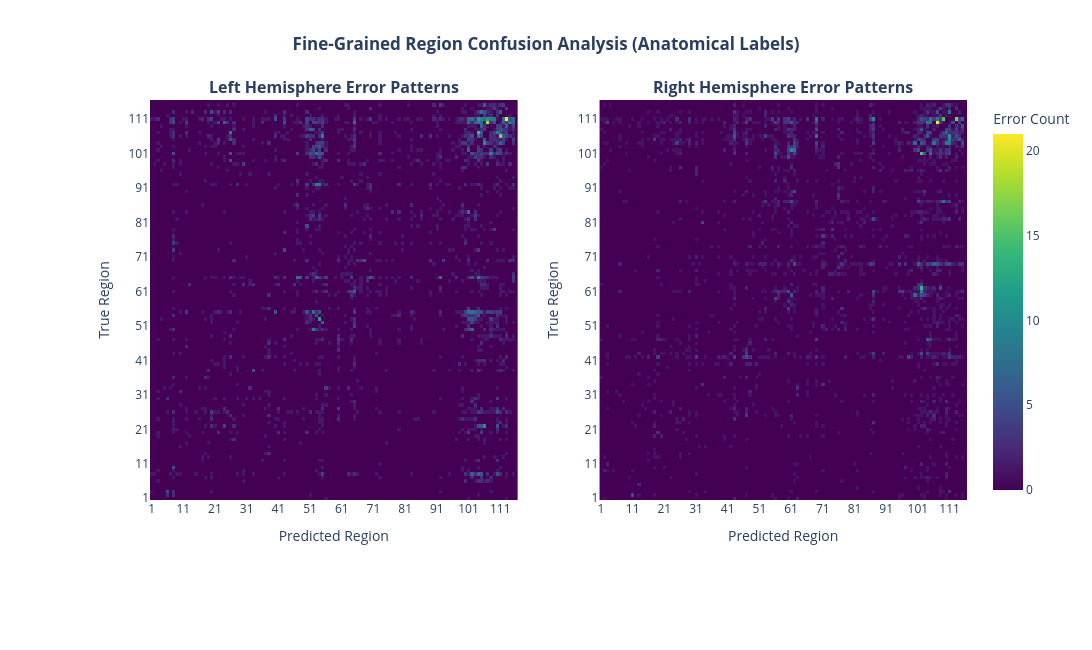

Notebook source saved alongside this figure:
### Code cell
import plotly.graph_objects as go
from plotly.subplots import make_subplots
from sklearn.metrics import confusion_matrix
import numpy as np

# 1. Create a consolidated name mapping from your region info dataframes
# This ensures that even if a region is in LH or RH, it maps correctly
name_map = {
    **lh_region_info.set_index('region_idx')['region_name'].to_dict(),
    **rh_region_info.set_index('region_idx')['region_name'].to_dict()
}

# Generate the full list of names for all 116 indices (1-116)
region_indices = np.arange(1, 117)
region_names = [name_map.get(idx, f"Region {idx}") for idx in region_indices]

def get_error_cm(model_name):
    config = analysis_configs[model_name]
    preds = np.load(config['pred_path'])
    trues = np.load(config['true_path'])
    
    # Calculate confusion matrix (116x116)
    cm = confusion_matrix(trues, preds, labels=region_indices)
    
    # Set diagonal to zero to hide correct classifications
    np.fill_diagonal(cm, 0)
    return cm

# 2. Extract matrices
cm_lh_err = get_error_cm('Left Hemisphere')
cm_rh_err = get_error_cm('Right Hemisphere')

# 3. Create interactive Subplots
fig = make_subplots(
    rows=1, cols=2, 
    subplot_titles=("<b>Left Hemisphere Error Patterns</b>", "<b>Right Hemisphere Error Patterns</b>"),
    horizontal_spacing=0.1
)

# Shared Heatmap Configuration
# Using names for x and y ensures they appear in the hover text
heatmap_args = dict(
    x=region_names,
    y=region_names,
    colorscale='Viridis',
    hovertemplate="<b>True: %{y}</b><br>Pred: %{x}<br>Count: %{z}<extra></extra>"
)

fig.add_trace(go.Heatmap(z=cm_lh_err, showscale=False, **heatmap_args), row=1, col=1)
fig.add_trace(go.Heatmap(z=cm_rh_err, showscale=True, 
                         colorbar=dict(title="Error Count"), **heatmap_args), row=1, col=2)

# 4. Refined Layout
fig.update_layout(
    title=dict(text='<b>Fine-Grained Region Confusion Analysis (Anatomical Labels)</b>', x=0.5),
    template='plotly_white',
    height=650, 
    width=1150,
    margin=dict(l=150, r=80, t=100, b=150) # Increased margins for long region names
)

# To prevent 116 names from overlapping, we only show numeric ticks on the axis 
# but the HOVER will still show the full region name strings.
fig.update_xaxes(title_text="Predicted Region", tickmode='array', 
                 tickvals=region_names[::10], ticktext=np.arange(1, 117, 10))
fig.update_yaxes(title_text="True Region", tickmode='array', 
                 tickvals=region_names[::10], ticktext=np.arange(1, 117, 10))

fig.show()

### Figure 1 — Plotly figure (JSON) as saved in the notebook; plotly's stock layout.template omitted (floating-point values rounded to 4 significant figures; data arrays with more than 128 entries replaced by an {"elided": "..."} marker saying what was removed)
{"data": [{"colorscale": [[0, "#440154"], [0.1111, "#482878"], [0.2222, "#3e4989"], [0.3333, "#31688e"], [0.4444, "#26828e"], [0.5556, "#1f9e89"], [0.6667, "#35b779"], [0.7778, "#6ece58"], [0.8889, "#b5de2b"], [1, "#fde725"]], "hovertemplate": "<b>True: %{y}</b><br>Pred: %{x}<br>Count: %{z}<extra></extra>", "showscale": false, "type": "heatmap", "x": ["RH_VisCent_ExStr_2", "RH_VisCent_Striate_1", "RH_VisCent_ExStr_3", "RH_VisCent_ExStr_4", "RH_VisCent_ExStr_5", "RH_VisPeri_ExStrInf_1", "RH_VisPeri_ExStrInf_2", "RH_VisPeri_StriCal_1", "RH_VisPeri_ExStrSup_1", "RH_VisPeri_ExStrSup_2", "RH_VisPeri_ExStrSup_3", "RH_SomMotA_1", "RH_SomMotA_2", "RH_SomMotA_3", "RH_SomMotA_4", "RH_SomMotA_5", "RH_SomMotA_6", "RH_SomMotA_7", "RH_SomMotA_8", "RH_SomMotA_9", "RH_SomMotA_10", "RH_SomMotA_11", "RH_SomMotB_Aud_1", "RH_SomMotB_Aud_2", "RH_SomMotB_S2_1", "RH_SomMotB_S2_2", "RH_SomMotB_S2_3", "RH_SomMotB_S2_4", "RH_SomMotB_Cent_1", "RH_DorsAttnA_TempOcc_1", "RH_DorsAttnA_ParOcc_1", "RH_DorsAttnA_SPL_1", "RH_DorsAttnA_SPL_2", "RH_DorsAttnA_SPL_3", "RH_DorsAttnA_SPL_4", "RH_DorsAttnB_PostC_1", "RH_DorsAttnB_PostC_2", "RH_DorsAttnB_PostC_3", "RH_DorsAttnB_PostC_4", "RH_DorsAttnB_FEF_1", "RH_SalVentAttnA_ParOper_1", "RH_SalVentAttnA_PrC_1", "RH_SalVentAttnA_Ins_1", "RH_SalVentAttnA_Ins_2", "RH_SalVentAttnA_FrOper_1", "RH_SalVentAttnA_FrMed_1", "RH_SalVentAttnA_ParMed_1", "RH_SalVentAttnA_ParMed_2", "RH_SalVentAttnA_FrMed_2", "RH_SalVentAttnB_IPL_1", "RH_SalVentAttnB_PFClv_1", "RH_SalVentAttnB_PFCl_1", "RH_SalVentAttnB_Ins_1", "RH_SalVentAttnB_Ins_2", "RH_SalVentAttnB_PFCmp_1", "RH_LimbicB_OFC_1", "RH_LimbicB_OFC_2", "RH_LimbicB_OFC_3", "RH_LimbicB_OFC_4", "RH_LimbicA_TempPole_1", "RH_LimbicA_TempPole_2", "RH_LimbicA_TempPole_3", "RH_LimbicA_TempPole_4", "RH_ContA_IPS_1", "RH_ContA_IPS_2", "RH_ContA_PFCd_1", "RH_ContA_PFCl_1", "RH_ContA_PFCl_2", "RH_ContA_Cingm_1", "RH_ContB_Temp_1", "RH_ContB_Temp_2", "RH_ContB_IPL_1", "RH_ContB_IPL_2", "RH_ContB_PFCld_1", "RH_ContB_PFCld_2", "RH_ContB_PFClv_1", "RH_ContB_PFClv_2", "RH_ContB_PFCmp_1", "RH_ContB_PFCld_3", "RH_ContC_pCun_1", "RH_ContC_pCun_2", "RH_ContC_Cingp_1", "RH_DefaultA_IPL_1", "RH_DefaultA_PFCd_1", "RH_DefaultA_pCunPCC_1", "RH_DefaultA_PFCm_1", "RH_DefaultA_PFCm_2", "RH_DefaultA_PFCm_3", "RH_DefaultB_Temp_1", "RH_DefaultB_AntTemp_1", "RH_DefaultB_PFCd_1", "RH_DefaultB_PFCv_1", "RH_DefaultC_IPL_1", "RH_DefaultC_Rsp_1", "RH_DefaultC_PHC_1", "RH_TempPar_1", "RH_TempPar_2", "RH_TempPar_3", "RH_TempPar_4", "aHIP-rh", "pHIP-rh", "lAMY-rh", "mAMY-rh", "THA-DP-rh", "THA-VP-rh", "THA-VA-rh", "THA-DA-rh", "NAc-shell-rh", "NAc-core-rh", "pGP-rh", "aGP-rh", "aPUT-rh", "pPUT-rh", "aCAU-rh", "pCAU-rh", "Region 116"], "xaxis": "x", "y": ["RH_VisCent_ExStr_2", "RH_VisCent_Striate_1", "RH_VisCent_ExStr_3", "RH_VisCent_ExStr_4", "RH_VisCent_ExStr_5", "RH_VisPeri_ExStrInf_1", "RH_VisPeri_ExStrInf_2", "RH_VisPeri_StriCal_1", "RH_VisPeri_ExStrSup_1", "RH_VisPeri_ExStrSup_2", "RH_VisPeri_ExStrSup_3", "RH_SomMotA_1", "RH_SomMotA_2", "RH_SomMotA_3", "RH_SomMotA_4", "RH_SomMotA_5", "RH_SomMotA_6", "RH_SomMotA_7", "RH_SomMotA_8", "RH_SomMotA_9", "RH_SomMotA_10", "RH_SomMotA_11", "RH_SomMotB_Aud_1", "RH_SomMotB_Aud_2", "RH_SomMotB_S2_1", "RH_SomMotB_S2_2", "RH_SomMotB_S2_3", "RH_SomMotB_S2_4", "RH_SomMotB_Cent_1", "RH_DorsAttnA_TempOcc_1", "RH_DorsAttnA_ParOcc_1", "RH_DorsAttnA_SPL_1", "RH_DorsAttnA_SPL_2", "RH_DorsAttnA_SPL_3", "RH_DorsAttnA_SPL_4", "RH_DorsAttnB_PostC_1", "RH_DorsAttnB_PostC_2", "RH_DorsAttnB_PostC_3", "RH_DorsAttnB_PostC_4", "RH_DorsAttnB_FEF_1", "RH_SalVentAttnA_ParOper_1", "RH_SalVentAttnA_PrC_1", "RH_SalVentAttnA_Ins_1", "RH_SalVentAttnA_Ins_2", "RH_SalVentAttnA_FrOper_1", "RH_SalVentAttnA_FrMed_1", "RH_SalVentAttnA_ParMed_1", "RH_SalVentAttnA_ParMed_2", "RH_SalVentAttnA_FrMed_2", "RH_SalVentAttnB_IPL_1", "RH_SalVentAttnB_PFClv_1", "RH_SalVentAttnB_PFCl_1", "RH_SalVentAttnB_Ins_1", "RH_SalVentAttnB_Ins_2", "RH_SalVentAttnB_PFCmp_1", "RH_LimbicB_OFC_1", "RH_LimbicB_OFC_2", "RH_LimbicB_OFC_3", "RH_LimbicB_OFC_4", "RH_LimbicA_TempPole_1", "RH_LimbicA_TempPole_2", "RH_LimbicA_TempPole_3", "RH_LimbicA_TempPole_4", "RH_ContA_IPS_1", "RH_ContA_IPS_2", "RH_ContA_PFCd_1", "RH_ContA_PFCl_1", "RH_ContA_PFCl_2", "RH_ContA_Cingm_1", "RH_ContB_Temp_1", "RH_ContB_Temp_2", "RH_ContB_IPL_1", "RH_ContB_IPL_2", "RH_ContB_PFCld_1", "RH_ContB_PFCld_2", "RH_ContB_PFClv_1", "RH_ContB_PFClv_2", "RH_ContB_PFCmp_1", "RH_ContB_PFCld_3", "RH_ContC_pCun_1", "RH_ContC_pCun_2", "RH_ContC_Cingp_1", "RH_DefaultA_IPL_1", "RH_DefaultA_PFCd_1", "RH_DefaultA_pCunPCC_1", "RH_DefaultA_PFCm_1", "RH_DefaultA_PFCm_2", "RH_DefaultA_PFCm_3", "RH_DefaultB_Temp_1", "RH_DefaultB_AntTemp_1", "RH_DefaultB_PFCd_1", "RH_DefaultB_PFCv_1", "RH_DefaultC_IPL_1", "RH_DefaultC_Rsp_1", "RH_DefaultC_PHC_1", "RH_TempPar_1", "RH_TempPar_2", "RH_TempPar_3", "RH_TempPar_4", "aHIP-rh", "pHIP-rh", "lAMY-rh", "mAMY-rh", "THA-DP-rh", "THA-VP-rh", "THA-VA-rh", "THA-DA-rh", "NAc-shell-rh", "NAc-core-rh", "pGP-rh", "aGP-rh", "aPUT-rh", "pPUT-rh", "aCAU-rh", "pCAU-rh", "Region 116"], "yaxis": "y", "z": {"elided": "116x116 int values"}}, {"colorbar": {"title": {"text": "Error Count"}}, "colorscale": [[0, "#440154"], [0.1111, "#482878"], [0.2222, "#3e4989"], [0.3333, "#31688e"], [0.4444, "#26828e"], [0.5556, "#1f9e89"], [0.6667, "#35b779"], [0.7778, "#6ece58"], [0.8889, "#b5de2b"], [1, "#fde725"]], "hovertemplate": "<b>True: %{y}</b><br>Pred: %{x}<br>Count: %{z}<extra></extra>", "showscale": true, "type": "heatmap", "x": ["RH_VisCent_ExStr_2", "RH_VisCent_Striate_1", "RH_VisCent_ExStr_3", "RH_VisCent_ExStr_4", "RH_VisCent_ExStr_5", "RH_VisPeri_ExStrInf_1", "RH_VisPeri_ExStrInf_2", "RH_VisPeri_StriCal_1", "RH_VisPeri_ExStrSup_1", "RH_VisPeri_ExStrSup_2", "RH_VisPeri_ExStrSup_3", "RH_SomMotA_1", "RH_SomMotA_2", "RH_SomMotA_3", "RH_SomMotA_4", "RH_SomMotA_5", "RH_SomMotA_6", "RH_SomMotA_7", "RH_SomMotA_8", "RH_SomMotA_9", "RH_SomMotA_10", "RH_SomMotA_11", "RH_SomMotB_Aud_1", "RH_SomMotB_Aud_2", "RH_SomMotB_S2_1", "RH_SomMotB_S2_2", "RH_SomMotB_S2_3", "RH_SomMotB_S2_4", "RH_SomMotB_Cent_1", "RH_DorsAttnA_TempOcc_1", "RH_DorsAttnA_ParOcc_1", "RH_DorsAttnA_SPL_1", "RH_DorsAttnA_SPL_2", "RH_DorsAttnA_SPL_3", "RH_DorsAttnA_SPL_4", "RH_DorsAttnB_PostC_1", "RH_DorsAttnB_PostC_2", "RH_DorsAttnB_PostC_3", "RH_DorsAttnB_PostC_4", "RH_DorsAttnB_FEF_1", "RH_SalVentAttnA_ParOper_1", "RH_SalVentAttnA_PrC_1", "RH_SalVentAttnA_Ins_1", "RH_SalVentAttnA_Ins_2", "RH_SalVentAttnA_FrOper_1", "RH_SalVentAttnA_FrMed_1", "RH_SalVentAttnA_ParMed_1", "RH_SalVentAttnA_ParMed_2", "RH_SalVentAttnA_FrMed_2", "RH_SalVentAttnB_IPL_1", "RH_SalVentAttnB_PFClv_1", "RH_SalVentAttnB_PFCl_1", "RH_SalVentAttnB_Ins_1", "RH_SalVentAttnB_Ins_2", "RH_SalVentAttnB_PFCmp_1", "RH_LimbicB_OFC_1", "RH_LimbicB_OFC_2", "RH_LimbicB_OFC_3", "RH_LimbicB_OFC_4", "RH_LimbicA_TempPole_1", "RH_LimbicA_TempPole_2", "RH_LimbicA_TempPole_3", "RH_LimbicA_TempPole_4", "RH_ContA_IPS_1", "RH_ContA_IPS_2", "RH_ContA_PFCd_1", "RH_ContA_PFCl_1", "RH_ContA_PFCl_2", "RH_ContA_Cingm_1", "RH_ContB_Temp_1", "RH_ContB_Temp_2", "RH_ContB_IPL_1", "RH_ContB_IPL_2", "RH_ContB_PFCld_1", "RH_ContB_PFCld_2", "RH_ContB_PFClv_1", "RH_ContB_PFClv_2", "RH_ContB_PFCmp_1", "RH_ContB_PFCld_3", "RH_ContC_pCun_1", "RH_ContC_pCun_2", "RH_ContC_Cingp_1", "RH_DefaultA_IPL_1", "RH_DefaultA_PFCd_1", "RH_DefaultA_pCunPCC_1", "RH_DefaultA_PFCm_1", "RH_DefaultA_PFCm_2", "RH_DefaultA_PFCm_3", "RH_DefaultB_Temp_1", "RH_DefaultB_AntTemp_1", "RH_DefaultB_PFCd_1", "RH_DefaultB_PFCv_1", "RH_DefaultC_IPL_1", "RH_DefaultC_Rsp_1", "RH_DefaultC_PHC_1", "RH_TempPar_1", "RH_TempPar_2", "RH_TempPar_3", "RH_TempPar_4", "aHIP-rh", "pHIP-rh", "lAMY-rh", "mAMY-rh", "THA-DP-rh", "THA-VP-rh", "THA-VA-rh", "THA-DA-rh", "NAc-shell-rh", "NAc-core-rh", "pGP-rh", "aGP-rh", "aPUT-rh", "pPUT-rh", "aCAU-rh", "pCAU-rh", "Region 116"], "xaxis": "x2", "y": ["RH_VisCent_ExStr_2", "RH_VisCent_Striate_1", "RH_VisCent_ExStr_3", "RH_VisCent_ExStr_4", "RH_VisCent_ExStr_5", "RH_VisPeri_ExStrInf_1", "RH_VisPeri_ExStrInf_2", "RH_VisPeri_StriCal_1", "RH_VisPeri_ExStrSup_1", "RH_VisPeri_ExStrSup_2", "RH_VisPeri_ExStrSup_3", "RH_SomMotA_1", "RH_SomMotA_2", "RH_SomMotA_3", "RH_SomMotA_4", "RH_SomMotA_5", "RH_SomMotA_6", "RH_SomMotA_7", "RH_SomMotA_8", "RH_SomMotA_9", "RH_SomMotA_10", "RH_SomMotA_11", "RH_SomMotB_Aud_1", "RH_SomMotB_Aud_2", "RH_SomMotB_S2_1", "RH_SomMotB_S2_2", "RH_SomMotB_S2_3", "RH_SomMotB_S2_4", "RH_SomMotB_Cent_1", "RH_DorsAttnA_TempOcc_1", "RH_DorsAttnA_ParOcc_1", "RH_DorsAttnA_SPL_1", "RH_DorsAttnA_SPL_2", "RH_DorsAttnA_SPL_3", "RH_DorsAttnA_SPL_4", "RH_DorsAttnB_PostC_1", "RH_DorsAttnB_PostC_2", "RH_DorsAttnB_PostC_3", "RH_DorsAttnB_PostC_4", "RH_DorsAttnB_FEF_1", "RH_SalVentAttnA_ParOper_1", "RH_SalVentAttnA_PrC_1", "RH_SalVentAttnA_Ins_1", "RH_SalVentAttnA_Ins_2", "RH_SalVentAttnA_FrOper_1", "RH_SalVentAttnA_FrMed_1", "RH_SalVentAttnA_ParMed_1", "RH_SalVentAttnA_ParMed_2", "RH_SalVentAttnA_FrMed_2", "RH_SalVentAttnB_IPL_1", "RH_SalVentAttnB_PFClv_1", "RH_SalVentAttnB_PFCl_1", "RH_SalVentAttnB_Ins_1", "RH_SalVentAttnB_Ins_2", "RH_SalVentAttnB_PFCmp_1", "RH_LimbicB_OFC_1", "RH_LimbicB_OFC_2", "RH_LimbicB_OFC_3", "RH_LimbicB_OFC_4", "RH_LimbicA_TempPole_1", "RH_LimbicA_TempPole_2", "RH_LimbicA_TempPole_3", "RH_LimbicA_TempPole_4", "RH_ContA_IPS_1", "RH_ContA_IPS_2", "RH_ContA_PFCd_1", "RH_ContA_PFCl_1", "RH_ContA_PFCl_2", "RH_ContA_Cingm_1", "RH_ContB_Temp_1", "RH_ContB_Temp_2", "RH_ContB_IPL_1", "RH_ContB_IPL_2", "RH_ContB_PFCld_1", "RH_ContB_PFCld_2", "RH_ContB_PFClv_1", "RH_ContB_PFClv_2", "RH_ContB_PFCmp_1", "RH_ContB_PFCld_3", "RH_ContC_pCun_1", "RH_ContC_pCun_2", "RH_ContC_Cingp_1", "RH_DefaultA_IPL_1", "RH_DefaultA_PFCd_1", "RH_DefaultA_pCunPCC_1", "RH_DefaultA_PFCm_1", "RH_DefaultA_PFCm_2", "RH_DefaultA_PFCm_3", "RH_DefaultB_Temp_1", "RH_DefaultB_AntTemp_1", "RH_DefaultB_PFCd_1", "RH_DefaultB_PFCv_1", "RH_DefaultC_IPL_1", "RH_DefaultC_Rsp_1", "RH_DefaultC_PHC_1", "RH_TempPar_1", "RH_TempPar_2", "RH_TempPar_3", "RH_TempPar_4", "aHIP-rh", "pHIP-rh", "lAMY-rh", "mAMY-rh", "THA-DP-rh", "THA-VP-rh", "THA-VA-rh", "THA-DA-rh", "NAc-shell-rh", "NAc-core-rh", "pGP-rh", "aGP-rh", "aPUT-rh", "pPUT-rh", "aCAU-rh", "pCAU-rh", "Region 116"], "yaxis": "y2", "z": {"elided": "116x116 int values"}}], "layout": {"annotations": [{"font": {"size": 16}, "showarrow": false, "text": "<b>Left Hemisphere Error Patterns</b>", "x": 0.225, "xanchor": "center", "xref": "paper", "y": 1, "yanchor": "bottom", "yref": "paper"}, {"font": {"size": 16}, "showarrow": false, "text": "<b>Right Hemisphere Error Patterns</b>", "x": 0.775, "xanchor": "center", "xref": "paper", "y": 1, "yanchor": "bottom", "yref": "paper"}], "height": 650, "margin": {"b": 150, "l": 150, "r": 80, "t": 100}, "title": {"text": "<b>Fine-Grained Region Confusion Analysis (Anatomical Labels)</b>", "x": 0.5}, "width": 1150, "xaxis": {"anchor": "y", "domain": [0, 0.45], "tickmode": "array", "ticktext": [1, 11, 21, 31, 41, 51, 61, 71, 81, 91, 101, 111], "tickvals": ["RH_VisCent_ExStr_2", "RH_VisPeri_ExStrSup_3", "RH_SomMotA_10", "RH_DorsAttnA_ParOcc_1", "RH_SalVentAttnA_ParOper_1", "RH_SalVentAttnB_PFClv_1", "RH_LimbicA_TempPole_2", "RH_ContB_Temp_2", "RH_ContC_pCun_2", "RH_DefaultB_PFCd_1", "pHIP-rh", "aGP-rh"], "title": {"text": "Predicted Region"}}, "xaxis2": {"anchor": "y2", "domain": [0.55, 1], "tickmode": "array", "ticktext": [1, 11, 21, 31, 41, 51, 61, 71, 81, 91, 101, 111], "tickvals": ["RH_VisCent_ExStr_2", "RH_VisPeri_ExStrSup_3", "RH_SomMotA_10", "RH_DorsAttnA_ParOcc_1", "RH_SalVentAttnA_ParOper_1", "RH_SalVentAttnB_PFClv_1", "RH_LimbicA_TempPole_2", "RH_ContB_Temp_2", "RH_ContC_pCun_2", "RH_DefaultB_PFCd_1", "pHIP-rh", "aGP-rh"], "title": {"text": "Predicted Region"}}, "yaxis": {"anchor": "x", "domain": [0, 1], "tickmode": "array", "ticktext": [1, 11, 21, 31, 41, 51, 61, 71, 81, 91, 101, 111], "tickvals": ["RH_VisCent_ExStr_2", "RH_VisPeri_ExStrSup_3", "RH_SomMotA_10", "RH_DorsAttnA_ParOcc_1", "RH_SalVentAttnA_ParOper_1", "RH_SalVentAttnB_PFClv_1", "RH_LimbicA_TempPole_2", "RH_ContB_Temp_2", "RH_ContC_pCun_2", "RH_DefaultB_PFCd_1", "pHIP-rh", "aGP-rh"], "title": {"text": "True Region"}}, "yaxis2": {"anchor": "x2", "domain": [0, 1], "tickmode": "array", "ticktext": [1, 11, 21, 31, 41, 51, 61, 71, 81, 91, 101, 111], "tickvals": ["RH_VisCent_ExStr_2", "RH_VisPeri_ExStrSup_3", "RH_SomMotA_10", "RH_DorsAttnA_ParOcc_1", "RH_SalVentAttnA_ParOper_1", "RH_SalVentAttnB_PFClv_1", "RH_LimbicA_TempPole_2", "RH_ContB_Temp_2", "RH_ContC_pCun_2", "RH_DefaultB_PFCd_1", "pHIP-rh", "aGP-rh"], "title": {"text": "True Region"}}}}
